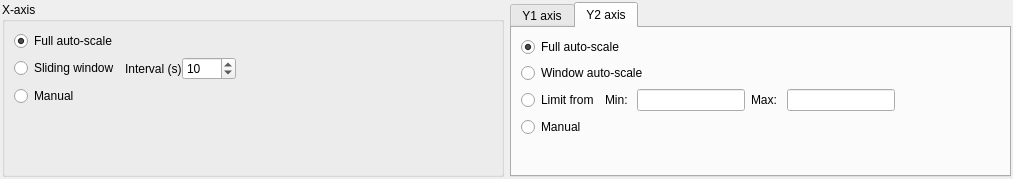
<?xml version="1.0" encoding="UTF-8"?>
<ui version="4.0">
 <class>ScaleDock</class>
 <widget class="QWidget" name="ScaleDock">
  <property name="geometry">
   <rect>
    <x>0</x>
    <y>0</y>
    <width>1013</width>
    <height>179</height>
   </rect>
  </property>
  <property name="sizePolicy">
   <sizepolicy hsizetype="Minimum" vsizetype="Preferred">
    <horstretch>0</horstretch>
    <verstretch>0</verstretch>
   </sizepolicy>
  </property>
  <property name="windowTitle">
   <string>Form</string>
  </property>
  <layout class="QHBoxLayout" name="horizontalLayout_22" stretch="1,1">
   <property name="leftMargin">
    <number>2</number>
   </property>
   <property name="topMargin">
    <number>2</number>
   </property>
   <property name="rightMargin">
    <number>2</number>
   </property>
   <property name="bottomMargin">
    <number>2</number>
   </property>
   <item>
    <widget class="QGroupBox" name="groupBox_3">
     <property name="sizePolicy">
      <sizepolicy hsizetype="Minimum" vsizetype="Preferred">
       <horstretch>0</horstretch>
       <verstretch>0</verstretch>
      </sizepolicy>
     </property>
     <property name="title">
      <string>X-axis</string>
     </property>
     <property name="flat">
      <bool>false</bool>
     </property>
     <layout class="QHBoxLayout" name="horizontalLayout_16" stretch="1,2">
      <property name="sizeConstraint">
       <enum>QLayout::SetMinimumSize</enum>
      </property>
      <item>
       <layout class="QVBoxLayout" name="verticalLayout_9">
        <property name="sizeConstraint">
         <enum>QLayout::SetMinimumSize</enum>
        </property>
        <item>
         <widget class="QRadioButton" name="radioXFullScale">
          <property name="text">
           <string>Full auto-scale</string>
          </property>
          <property name="checked">
           <bool>true</bool>
          </property>
         </widget>
        </item>
        <item>
         <layout class="QHBoxLayout" name="horizontalLayout_17" stretch="1,1,1">
          <property name="spacing">
           <number>0</number>
          </property>
          <property name="sizeConstraint">
           <enum>QLayout::SetDefaultConstraint</enum>
          </property>
          <item>
           <widget class="QRadioButton" name="radioXSliding">
            <property name="text">
             <string>Sliding window</string>
            </property>
           </widget>
          </item>
          <item>
           <layout class="QFormLayout" name="formLayout_4">
            <property name="sizeConstraint">
             <enum>QLayout::SetMinimumSize</enum>
            </property>
            <property name="formAlignment">
             <set>Qt::AlignLeading|Qt::AlignLeft|Qt::AlignVCenter</set>
            </property>
            <property name="horizontalSpacing">
             <number>0</number>
            </property>
            <property name="verticalSpacing">
             <number>0</number>
            </property>
            <property name="leftMargin">
             <number>6</number>
            </property>
            <property name="bottomMargin">
             <number>0</number>
            </property>
            <item row="0" column="0">
             <widget class="QLabel" name="label_16">
              <property name="text">
               <string>Interval (s)</string>
              </property>
              <property name="margin">
               <number>6</number>
              </property>
             </widget>
            </item>
            <item row="0" column="1">
             <widget class="QSpinBox" name="spinSlidingXInterval">
              <property name="minimum">
               <number>1</number>
              </property>
              <property name="maximum">
               <number>9999</number>
              </property>
              <property name="value">
               <number>10</number>
              </property>
             </widget>
            </item>
           </layout>
          </item>
          <item>
           <spacer name="horizontalSpacer_7">
            <property name="orientation">
             <enum>Qt::Horizontal</enum>
            </property>
            <property name="sizeType">
             <enum>QSizePolicy::MinimumExpanding</enum>
            </property>
            <property name="sizeHint" stdset="0">
             <size>
              <width>40</width>
              <height>20</height>
             </size>
            </property>
           </spacer>
          </item>
         </layout>
        </item>
        <item>
         <widget class="QRadioButton" name="radioXManual">
          <property name="text">
           <string>Manual</string>
          </property>
         </widget>
        </item>
        <item>
         <spacer name="verticalSpacer">
          <property name="orientation">
           <enum>Qt::Vertical</enum>
          </property>
          <property name="sizeHint" stdset="0">
           <size>
            <width>0</width>
            <height>0</height>
           </size>
          </property>
         </spacer>
        </item>
       </layout>
      </item>
      <item>
       <spacer name="horizontalSpacer_8">
        <property name="orientation">
         <enum>Qt::Horizontal</enum>
        </property>
        <property name="sizeHint" stdset="0">
         <size>
          <width>40</width>
          <height>20</height>
         </size>
        </property>
       </spacer>
      </item>
     </layout>
    </widget>
   </item>
   <item>
    <widget class="QTabWidget" name="scaleTab">
     <property name="sizePolicy">
      <sizepolicy hsizetype="Minimum" vsizetype="Minimum">
       <horstretch>0</horstretch>
       <verstretch>0</verstretch>
      </sizepolicy>
     </property>
     <property name="currentIndex">
      <number>1</number>
     </property>
     <widget class="QWidget" name="tab_5">
      <property name="sizePolicy">
       <sizepolicy hsizetype="Minimum" vsizetype="Minimum">
        <horstretch>0</horstretch>
        <verstretch>0</verstretch>
       </sizepolicy>
      </property>
      <attribute name="title">
       <string>Y1 axis</string>
      </attribute>
      <layout class="QHBoxLayout" name="horizontalLayout_18">
       <item>
        <layout class="QVBoxLayout" name="verticalLayout_10">
         <property name="sizeConstraint">
          <enum>QLayout::SetMinimumSize</enum>
         </property>
         <item>
          <widget class="QRadioButton" name="radioYFullScale">
           <property name="text">
            <string>Full auto-scale</string>
           </property>
           <property name="checked">
            <bool>true</bool>
           </property>
          </widget>
         </item>
         <item>
          <widget class="QRadioButton" name="radioYWindowScale">
           <property name="text">
            <string>Window auto-scale</string>
           </property>
          </widget>
         </item>
         <item>
          <layout class="QHBoxLayout" name="horizontalLayout_19">
           <item>
            <widget class="QRadioButton" name="radioYMinMax">
             <property name="text">
              <string>Limit from</string>
             </property>
            </widget>
           </item>
           <item>
            <layout class="QGridLayout" name="gridLayout_5" columnstretch="1,1,1,1">
             <item row="0" column="0">
              <widget class="QLabel" name="label_17">
               <property name="text">
                <string>Min: </string>
               </property>
              </widget>
             </item>
             <item row="0" column="1">
              <widget class="QLineEdit" name="lineYMin">
               <property name="sizePolicy">
                <sizepolicy hsizetype="Minimum" vsizetype="Fixed">
                 <horstretch>0</horstretch>
                 <verstretch>0</verstretch>
                </sizepolicy>
               </property>
              </widget>
             </item>
             <item row="0" column="2">
              <widget class="QLabel" name="label_18">
               <property name="text">
                <string>Max: </string>
               </property>
              </widget>
             </item>
             <item row="0" column="3">
              <widget class="QLineEdit" name="lineYMax">
               <property name="sizePolicy">
                <sizepolicy hsizetype="Minimum" vsizetype="Fixed">
                 <horstretch>0</horstretch>
                 <verstretch>0</verstretch>
                </sizepolicy>
               </property>
              </widget>
             </item>
            </layout>
           </item>
           <item>
            <spacer name="spacerScaleX_2">
             <property name="orientation">
              <enum>Qt::Horizontal</enum>
             </property>
             <property name="sizeType">
              <enum>QSizePolicy::MinimumExpanding</enum>
             </property>
             <property name="sizeHint" stdset="0">
              <size>
               <width>40</width>
               <height>20</height>
              </size>
             </property>
            </spacer>
           </item>
          </layout>
         </item>
         <item>
          <widget class="QRadioButton" name="radioYManual">
           <property name="text">
            <string>Manual</string>
           </property>
          </widget>
         </item>
         <item>
          <spacer name="verticalSpacer_8">
           <property name="orientation">
            <enum>Qt::Vertical</enum>
           </property>
           <property name="sizeHint" stdset="0">
            <size>
             <width>20</width>
             <height>0</height>
            </size>
           </property>
          </spacer>
         </item>
        </layout>
       </item>
      </layout>
     </widget>
     <widget class="QWidget" name="tab_6">
      <property name="sizePolicy">
       <sizepolicy hsizetype="Minimum" vsizetype="Minimum">
        <horstretch>0</horstretch>
        <verstretch>0</verstretch>
       </sizepolicy>
      </property>
      <attribute name="title">
       <string>Y2 axis</string>
      </attribute>
      <layout class="QHBoxLayout" name="horizontalLayout_20">
       <item>
        <layout class="QVBoxLayout" name="verticalLayout_11">
         <property name="sizeConstraint">
          <enum>QLayout::SetMinimumSize</enum>
         </property>
         <item>
          <widget class="QRadioButton" name="radioY2FullScale">
           <property name="text">
            <string>Full auto-scale</string>
           </property>
           <property name="checked">
            <bool>true</bool>
           </property>
          </widget>
         </item>
         <item>
          <widget class="QRadioButton" name="radioY2WindowScale">
           <property name="text">
            <string>Window auto-scale</string>
           </property>
          </widget>
         </item>
         <item>
          <layout class="QHBoxLayout" name="horizontalLayout_21" stretch="0,0,0">
           <item>
            <widget class="QRadioButton" name="radioY2MinMax">
             <property name="text">
              <string>Limit from</string>
             </property>
            </widget>
           </item>
           <item>
            <layout class="QGridLayout" name="gridLayout_6">
             <item row="0" column="0">
              <widget class="QLabel" name="label_19">
               <property name="text">
                <string>Min: </string>
               </property>
              </widget>
             </item>
             <item row="0" column="2">
              <widget class="QLabel" name="label_20">
               <property name="text">
                <string>Max: </string>
               </property>
              </widget>
             </item>
             <item row="0" column="1">
              <widget class="QLineEdit" name="lineY2Min"/>
             </item>
             <item row="0" column="3">
              <widget class="QLineEdit" name="lineY2Max"/>
             </item>
            </layout>
           </item>
           <item>
            <spacer name="spacerScaleX">
             <property name="orientation">
              <enum>Qt::Horizontal</enum>
             </property>
             <property name="sizeType">
              <enum>QSizePolicy::MinimumExpanding</enum>
             </property>
             <property name="sizeHint" stdset="0">
              <size>
               <width>40</width>
               <height>20</height>
              </size>
             </property>
            </spacer>
           </item>
          </layout>
         </item>
         <item>
          <widget class="QRadioButton" name="radioY2Manual">
           <property name="text">
            <string>Manual</string>
           </property>
          </widget>
         </item>
         <item>
          <spacer name="verticalSpacer_9">
           <property name="orientation">
            <enum>Qt::Vertical</enum>
           </property>
           <property name="sizeHint" stdset="0">
            <size>
             <width>20</width>
             <height>0</height>
            </size>
           </property>
          </spacer>
         </item>
        </layout>
       </item>
       <item>
        <spacer name="horizontalSpacer_9">
         <property name="orientation">
          <enum>Qt::Horizontal</enum>
         </property>
         <property name="sizeHint" stdset="0">
          <size>
           <width>40</width>
           <height>20</height>
          </size>
         </property>
        </spacer>
       </item>
      </layout>
     </widget>
    </widget>
   </item>
  </layout>
 </widget>
 <resources/>
 <connections/>
</ui>
